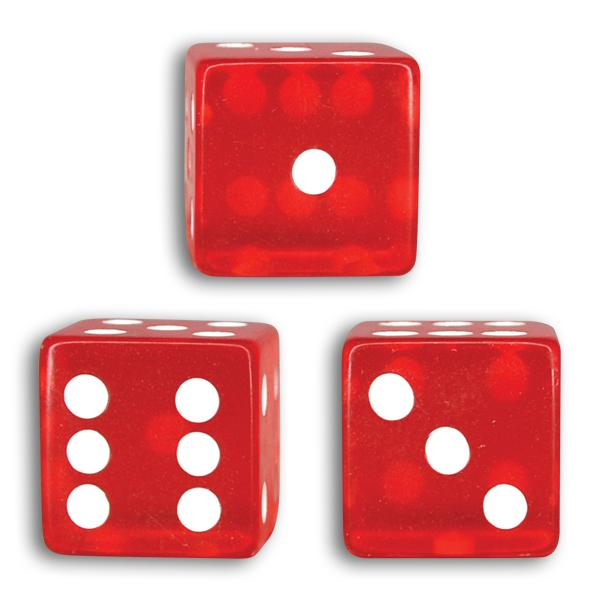
#> input picture 2.jpg, 600 x 600 px
$ jupyter execute --allow-errors 'Dice Recongnition 3.ipynb'   (older library calls are emulated)
#> lines starting #> are read from the running program, lines starting #| are printed output that depends on the picture; after the words box and inside, x2 and y2 are one past the last pixel; in counts of white or black regions, pixels touching at a corner belong together
[cell 1]
import numpy as np
import cv2
import matplotlib.pyplot as plt

[cell 2]
color_img = cv2.imread( "2.jpg" )
#> color_img is the input picture: shape (600, 600, 3); mean B, G, R 167.5, 166.7, 230.6
gray_img = cv2.cvtColor(color_img , cv2.COLOR_BGR2GRAY)
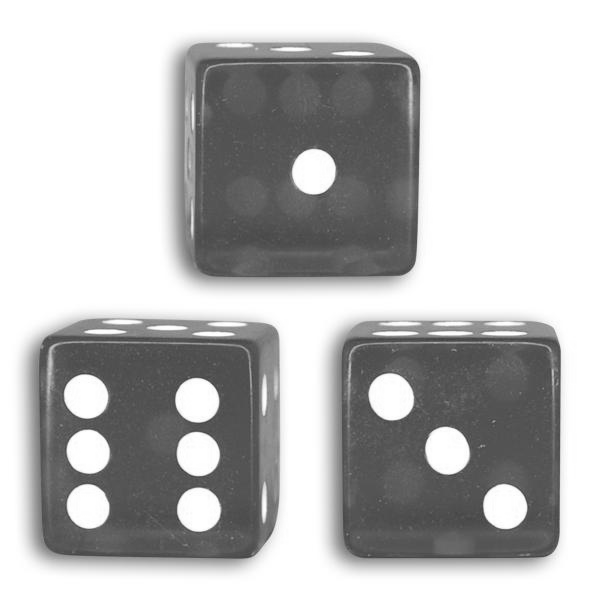
#> gray_img: shape (600, 600); min 57, max 255, mean 185.9
plt.imshow(gray_img, cmap = "gray")

[cell 3]
_ , th1 = cv2.threshold(gray_img , 200 , 255 , cv2.THRESH_BINARY)
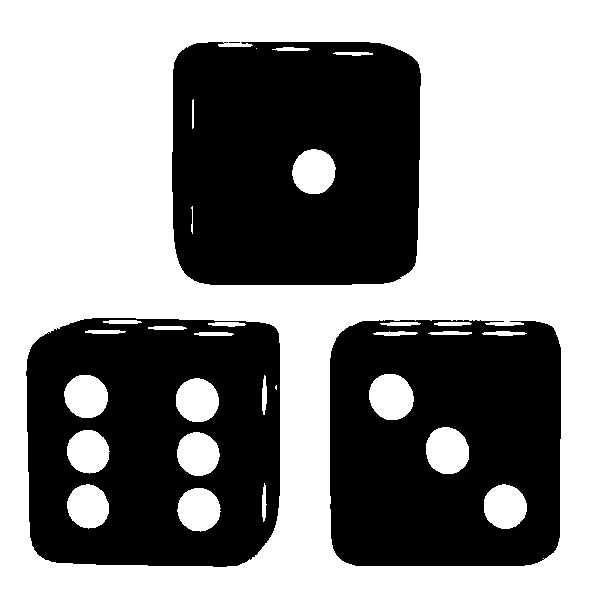
#> th1: shape (600, 600); 56.5% white; 4 black regions (1 under 20 px), largest, box (x1, y1, x2, y2) and area: (172, 42, 421, 285) 56484, (26, 318, 280, 567) 50251, (330, 320, 561, 566) 49900
plt.imshow(th1, cmap = "gray")

[cell 4]
img = cv2.imread( "Input/2.jpg")
gray_img = cv2.cvtColor(img , cv2.COLOR_BGR2GRAY)
gray_img = cv2.GaussianBlur(gray_img, (3, 3), 0)
lap = cv2.Laplacian(gray_img ,cv2.CV_16S)
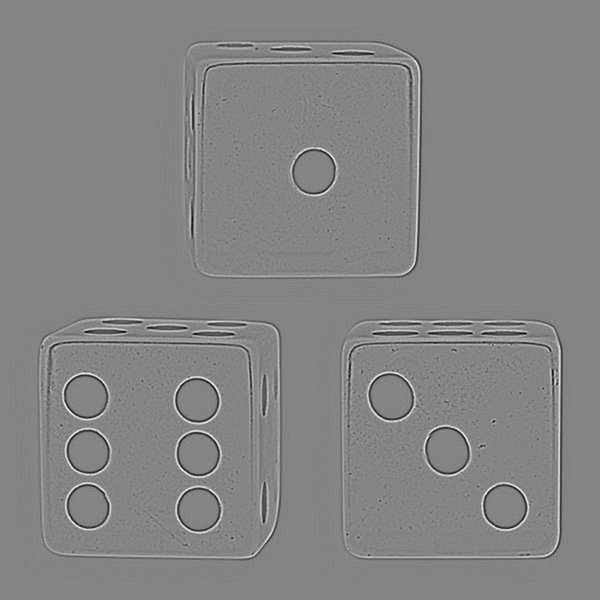
#> lap: shape (600, 600) int16; min -65, max 60, mean 0; drawn with min black and max white
lap = np.uint8(np.absolute(lap))
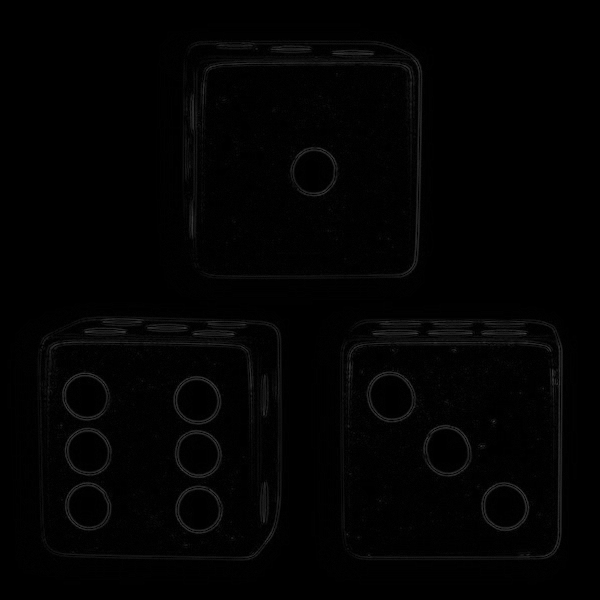
#> lap: shape (600, 600); min 0, max 65, mean 2.5


cir = cv2.medianBlur(lap, 5)

circles = cv2.HoughCircles(cir, cv2.HOUGH_GRADIENT,1,50,param1=100, param2=30,minRadius=0, maxRadius=0)
#> circles = [[198.5, 509.5, 23.3], [197.5, 453.5, 23.3], [391.5, 397.5, 23.9], [85.5, 395.5, 23], [87.5, 450.5, 23], [313.5, 171.5, 20.2], [86.5, 504.5, 21.8], [196.5, 400.5, 20.1], [447.5, 450.5, 24.9], [504.5, 506.5, 19.9]]
circles = np.uint16(np.around(circles))
#> circles = [[198, 510, 23], [198, 454, 23], [392, 398, 24], [86, 396, 23], [88, 450, 23], [314, 172, 20], [86, 504, 22], [196, 400, 20], [448, 450, 25], [504, 506, 20]]

for i in circles[0, :]:
    center = (i[0], i[1])

    cv2.circle(color_img, center,1, (0,255,0), 3)

    radius = i[2]
    cv2.circle(color_img, center, radius, (0,255,0), 3)
#> this loop made 10 passes
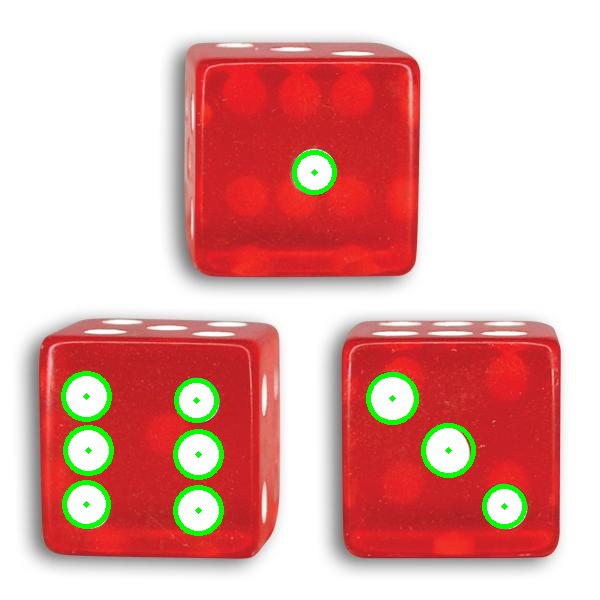
#> color_img: shape (600, 600, 3); 2.02% of pixels changed, all inside (x1, y1, x2, y2) = (61, 150, 527, 536)

plt.imshow(color_img, cmap = "gray")

[cell 5]
th1 = 255 - th1
#> th1: shape (600, 600); 43.5% white; 4 white regions (1 under 20 px)
contours , _ = cv2.findContours(th1, cv2.RETR_EXTERNAL, cv2.CHAIN_APPROX_NONE)
#> contours = 4 contours, 1 with area under 20; largest, box (x1, y1, x2, y2) and area: (26, 318, 280, 567) 59620, (172, 42, 421, 285) 57886, (330, 320, 561, 566) 54907
counter = 0
dice_list = []

for c in contours:
    if len(c) > 250:
        x, y, w, h = cv2.boundingRect(c)
        dice = th1[y:y+h,x:x+w]
        dice_list.append(dice)
        cv2.rectangle(color_img, (x,y) , (x+w,y+h), (255,0,0), 4)
        counter +=1
#> this loop made 4 passes
#> (x, y, w, h) on passes 1, 2, 4: (330, 320, 231, 246), (26, 318, 254, 249), (172, 42, 249, 243)
#> pass 1, `dice = th1[y:y+h,x:x+w]`:
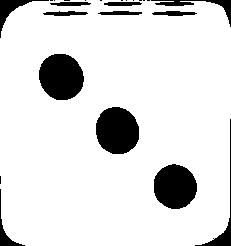
#> dice: shape (246, 231); 87.8% white; 24 black regions (12 under 20 px), largest, box (x1, y1, x2, y2) and area: (39, 54, 84, 100) 1634, (96, 107, 139, 154) 1622, (154, 164, 197, 209) 1510
#> pass 2, `dice = th1[y:y+h,x:x+w]`:
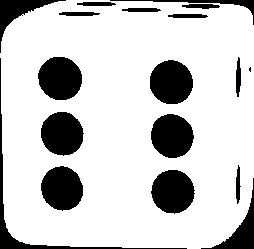
#> dice: shape (249, 254); 79.5% white; 18 black regions (1 under 20 px), largest, box (x1, y1, x2, y2) and area: (150, 60, 193, 104) 1498, (38, 57, 82, 100) 1497, (151, 170, 195, 214) 1476
#> after the loop:
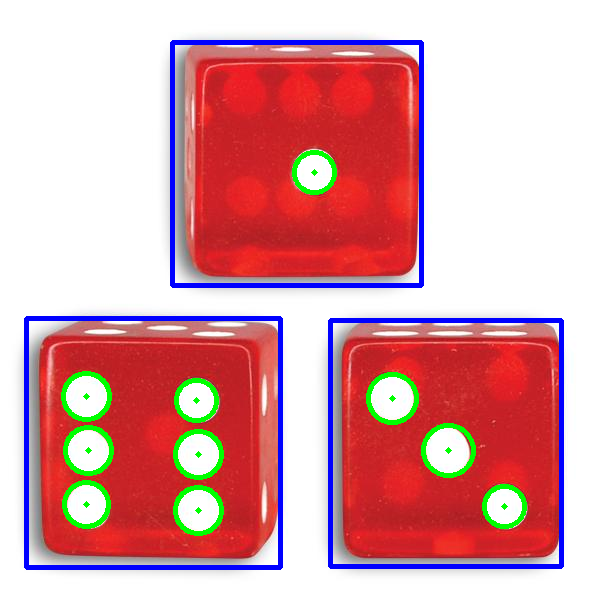
#> color_img: shape (600, 600, 3); 4.08% of pixels changed, all inside (x1, y1, x2, y2) = (24, 40, 564, 570)
#> after the loop, counter = 3; dice_list = 3 items

plt.imshow(color_img, cmap = "gray")

$ run again, with 0.jpg copied over 2.jpg
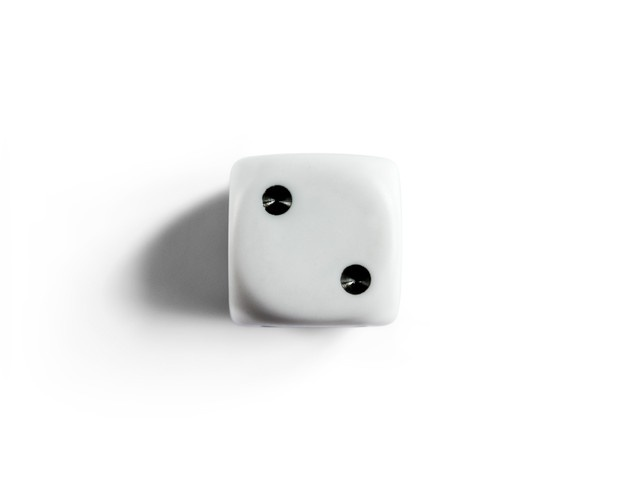
#> input picture 0.jpg, 626 x 478 px
#> color_img is the input picture: shape (478, 626, 3); mean B, G, R 243.9, 244, 243.8
#> `circles = cv2.HoughCircles(cir, cv2.HOUGH_GRADIENT,1,50,param1=100, pa..`: circles = [[354.5, 279.5, 16.6], [276.5, 198.5, 15.9]]
#> `circles = np.uint16(np.around(circles))`: circles = [[354, 280, 17], [276, 198, 16]]
#> the loop `for i in circles[0, :]:` made 2 passes
#> after the loop `for i in circles[0, :]:`:
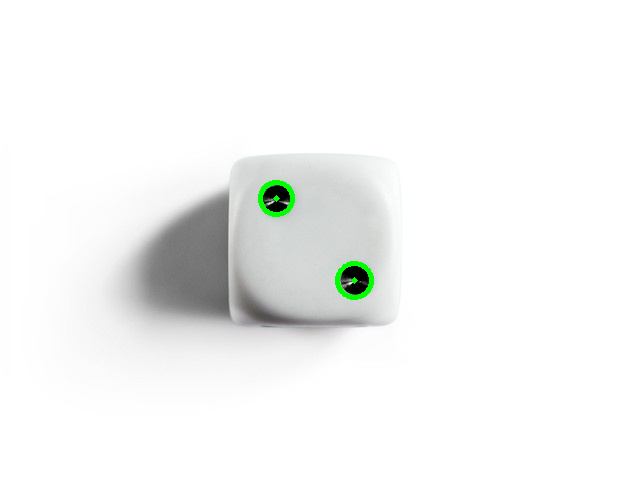
#> color_img: shape (478, 626, 3); 0.36% of pixels changed, all inside (x1, y1, x2, y2) = (258, 180, 374, 300)
#> contours = 5 contours, 2 with area under 20; largest, box (x1, y1, x2, y2) and area: (128, 188, 378, 333) 14866, (258, 182, 297, 219) 1036, (339, 261, 374, 297) 910
#> the loop `for c in contours:` made 5 passes
#> (x, y, w, h, counter) on pass 4: (128, 188, 250, 145, 1)
#> after the loop `for c in contours:`:
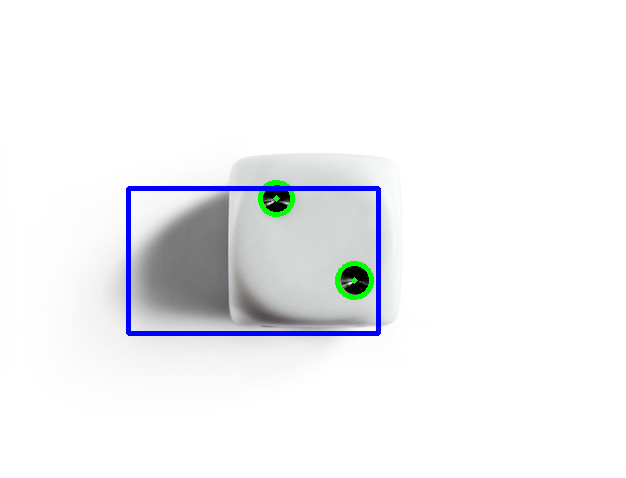
#> color_img: shape (478, 626, 3); 1.32% of pixels changed, all inside (x1, y1, x2, y2) = (126, 186, 381, 336)
#> after the loop `for c in contours:`: counter = 1; dice_list = 1 item
